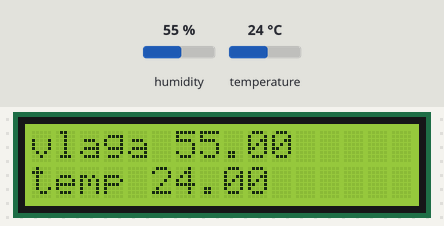
Recording of a sketch running on a simulated Arduino Uno, built with avr-gcc and run on an emulated ATmega328P. Parts: 16×2 character LCD. The inputs (shaded band) are chosen by the test bench; at power-on: humidity 55 %, temperature 24 °C.

Above: at 1.4 s.
1.5 s: humidity set to 22 %
At 3.1 s:
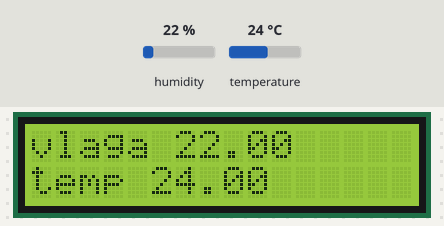
4.2 s: temperature set to 12 °C
At 5.0 s:
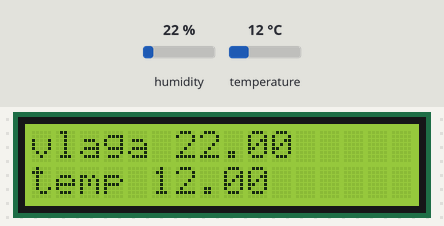
6.9 s: humidity set to 40 %
At 8.8 s:
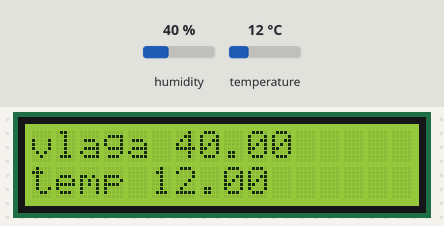
9.8 s: temperature set to 19 °C
At 10.7 s:
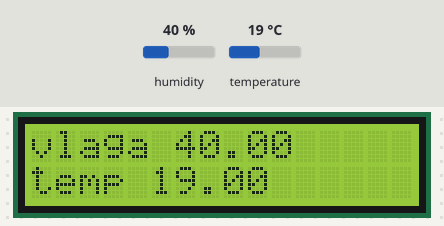
Timing chart, 0 to 12.8 s (numbered marks = the images above; inputs shaded):
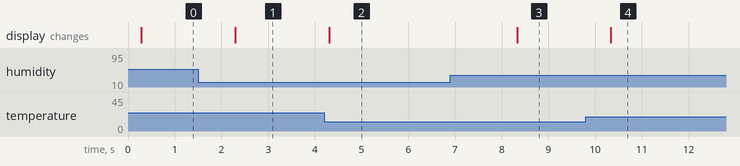

The sketch:

vlagomer.ino
```cpp
#include <OneWire.h>
#include <DallasTemperature.h>
#include <LiquidCrystal.h>
#include "DHT.h"
#define DHTPIN 2     // what pin we're connected to

OneWire oneWire(5);
DallasTemperature sensors(&oneWire);
LiquidCrystal lcd(A3,A2,A1,A0,13,12);

#define DHTTYPE DHT22
DHT dht(6, DHTTYPE);
int n;
//dht hygro;

void setup() {
  lcd.begin(16, 2);
  delay(200);
  sensors.begin();
  n = sensors.getDeviceCount();
    dht.begin();
}

void loop() {
  float temp;
  int i;

   float h = dht.readHumidity();
  // Read temperature as Celsius
  float t = dht.readTemperature();
  // Read temperature as Fahrenheit
  float f = dht.readTemperature(true);

//  sensors.requestTemperatures();
  lcd.setCursor(0, 0);
//  lcd.print("T: ");
//  for (i=0; i<n; i++) {
//    temp = sensors.getTempCByIndex(i);
//    lcd.print(temp,1);
//    lcd.print(" ");
//  }
//  int chk = hygro.read22(6);
//  lcd.print(hygro.humidity, 1);
//  lcd.print(hygro.temperature, 1);
lcd.print("vlaga ");
lcd.print(h);
  lcd.print("    ");
  lcd.setCursor(0, 1);
  lcd.print("temp ");
lcd.print(t);
  lcd.print("    ");
  delay(2000);
}
// EOF
```

Measured:
- after the input at 1.5 s, the display: changes after 0.80 s (image 1)
- after the input at 4.2 s, the display: changes after 0.11 s (image 2)
- after the input at 6.9 s, the display: changes after 1.4 s (image 3)
- after the input at 9.8 s, the display: changes after 0.54 s (image 4)
